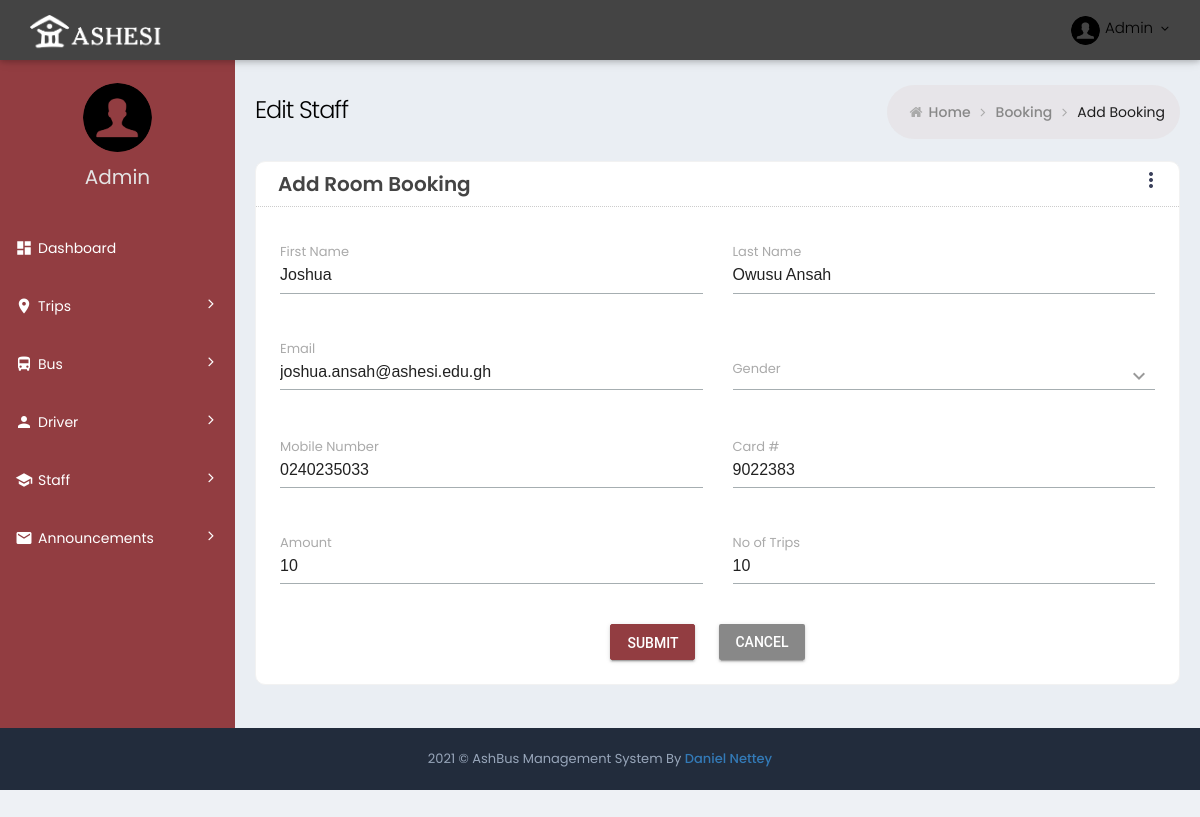
/editstaff/7/, run on the app's committed database.
### ashbus/ashbus_web/models.py (models this page shows, shortened)
class Staff(models.Model):
    card_id = models.CharField(max_length=10)
    amount = models.IntegerField(default=0)
    person = models.ForeignKey(Person, on_delete=models.CASCADE)
    password = models.CharField(max_length=20, default="")

class Person(models.Model):
    email = models.CharField(max_length=40)
    first_name = models.CharField(max_length=20)
    last_name = models.CharField(max_length=20)
    mobile = models.CharField(max_length=20)
    gender = models.CharField(max_length=10)
    number_of_trips = models.IntegerField(default=0)

### ashbus/ashbus_web/views.py (the view)
# urls.py: path('editstaff/<int:staff_id>/', EditStaffView, name="edit_staff"),
def EditStaffView(request, staff_id):
    staff = Staff.objects.filter(id=staff_id)[0]
    person = Person.objects.filter(id=staff.person.id)[0]
    if request.method == "POST":
        try:
            person.first_name = request.POST.get('first_name')
            person.last_name = request.POST.get('last_name')
            person.gender = request.POST.get('gender')
            person.email = request.POST.get('email')
            person.gender = "Male"
            person.mobile = request.POST.get('mobile')
            staff.card_id = request.POST.get('card_id')
            staff.amount = request.POST.get('amount')
            person.number_of_trips = request.POST.get('number_of_trips')
            staff.save()
            person.save()
            return render(request, 'edit_staff.html', {"staff":staff})
        except Exception :
            raise Exception
            return render(request,"Something went wrong")
    else:
        return render(request, 'edit_staff.html', {"staff":staff})

### ashbus/ashbus_web/templates/edit_staff.html (shortened to what this page needs)
{% extends 'innerBase.html'  %}
{% block Content %}
<div class="page-content-wrapper">
	<div class="page-content">
		<div class="page-bar">
			<div class="page-title-breadcrumb">
				<div class=" pull-left">
					<div class="page-title">Edit Staff </div>
				</div>
				<ol class="breadcrumb page-breadcrumb pull-right">
					<li><i class="fa fa-home"></i>&nbsp;<a class="parent-item"
							href="{% url 'index' %}">Home</a>&nbsp;<i class="fa fa-angle-right"></i>
					</li>
					<li><a class="parent-item" href="">Booking</a>&nbsp;<i class="fa fa-angle-right"></i>
					</li>
					<li class="active">Add Booking</li>
				</ol>
			</div>
		</div>
		<div class="row">
			<div class="col-sm-12">
				<div class="card-box">
					<div class="card-head">
						<header>Add Room Booking</header>
						<button id="panel-button"
							class="mdl-button mdl-js-button mdl-button--icon pull-right"
							data-upgraded=",MaterialButton">
							<i class="material-icons">more_vert</i>
						</button>
					</div>
					<form action="{% url 'edit_staff' staff.id %}"  method="POST"  class="">
						<div class="card-body row">
							<div class="col-lg-6 p-t-20">
								<div
									class="mdl-textfield mdl-js-textfield mdl-textfield--floating-label txt-full-width">
									<input class="mdl-textfield__input" type="text" name="first_name" id="txtFirstName" value="{{ staff.person.first_name }}">
									<label class="mdl-textfield__label">First Name</label>
								</div>
							</div>
							<div class="col-lg-6 p-t-20">
								<div
									class="mdl-textfield mdl-js-textfield mdl-textfield--floating-label txt-full-width">
									<input class="mdl-textfield__input" type="text" name="last_name" id="txtLasttName" value="{{ staff.person.last_name }}">
									<label class="mdl-textfield__label">Last Name</label>
								</div>
							</div>
							<div class="col-lg-6 p-t-20">
								<div
									class="mdl-textfield mdl-js-textfield mdl-textfield--floating-label txt-full-width">
									<input class="mdl-textfield__input" type="email" name="email" id="txtemail" value="{{ staff.person.email }}">
									<label class="mdl-textfield__label">Email</label>
								</div>
							</div>
							<div class="col-lg-6 p-t-20">
								<div
									class="mdl-textfield mdl-js-textfield mdl-textfield--floating-label getmdl-select getmdl-select__fix-height txt-full-width">
									<input class="mdl-textfield__input" type="text" id="sample2" value=""
										readonly tabIndex="-1" data-val="{{ staff.person.gender }}">
									<label for="sample2" class="pull-right margin-0">
										<i class="mdl-icon-toggle__label material-icons">keyboard_arrow_down</i>
									</label>
									<label for="sample2" class="mdl-textfield__label">Gender</label>
								</div>
							</div>
							<div class="col-lg-6 p-t-20">
								<div
									class="mdl-textfield mdl-js-textfield mdl-textfield--floating-label txt-full-width">
									<input class="mdl-textfield__input" type="text" name="mobile" value="{{ staff.person.mobile }}"
										pattern="-?[0-9]*(\.[0-9]+)?" id="text5">
									<label class="mdl-textfield__label" for="text5">Mobile Number</label>
								</div>
							</div>
							<div class="col-lg-6 p-t-20">
								<div
									class="mdl-textfield mdl-js-textfield mdl-textfield--floating-label txt-full-width">
									<input class="mdl-textfield__input" maxlength="10" type="text" name="card_id" id="card_id" value="{{ staff.card_id }}">
									<label class="mdl-textfield__label">Card #</label>
								</div>
							</div>
							<div class="col-lg-6 p-t-20">
								<div
									class="mdl-textfield mdl-js-textfield mdl-textfield--floating-label txt-full-width">
									<input class="mdl-textfield__input" type="number" id="amount" name="amount" value="{{ staff.amount }}">
									<label class="mdl-textfield__label">Amount</label>
								</div>
							</div>
							<div class="col-lg-6 p-t-20">
								<div
									class="mdl-textfield mdl-js-textfield mdl-textfield--floating-label txt-full-width">
									<input class="mdl-textfield__input" type="number" id="number_trips" name="number_of_trips" value="{{ staff.person.number_of_trips }}">
									<label class="mdl-textfield__label">No of Trips</label>
								</div>
							</div>
							<div class="col-lg-12 p-t-20 text-center">
								<button type="submit" value="submit"
									class="mdl-button mdl-js-button mdl-button--raised mdl-js-ripple-effect m-b-10 m-r-20 btn-pink">Submit</button>
								<a href="{% url 'index' %}">
									<button type="button"
									class="mdl-button mdl-js-button mdl-button--raised mdl-js-ripple-effect m-b-10 btn-default">Cancel</button>
								</a>
							</div>
						</div>
					</form>
				</div>
			</div>
		</div>
	</div>
</div>
{% endblock Content %}

### ashbus/ashbus_web/static/css/material_style.css (style rules this page uses)
.material-icons { font-family: 'Material Icons'; font-weight: normal; font-style: normal; font-size: 24px; display: inline-block; line-height: 1; text-transform: none; letter-spacing: normal; word-wrap: normal; white-space: nowrap; direction: ltr; -webkit-font-smoothing: antialiased; text-rendering: optimizeLegibility; -moz-osx-font-smoothing: grayscale; font-feature-settings: 'liga'; }
.mdl-textfield__label:after { bottom: 13px !important; }
.getmdl-select .mdl-icon-toggle__label { float: right; margin-top: -30px; color: rgba(0,0,0,0.4); }
.mdl-textfield__label { color: #AAAAAA !important; font-size: 13px !important; }
.mdl-textfield__input { border-bottom: 1px solid #a6aeb1 !important; }
.mdl-textfield__label:after { background-color: #49cdd0; }
.txt-full-width { width: 100% !important; }
.mdl-js-button { right: 10px; }

### ashbus/ashbus_web/static/css/responsive.css (style rules this page uses)
@media (min-width:992px) { .page-content-wrapper { float: left; width: 100% } }
@media (min-width:992px) { .page-content-wrapper .page-content { margin-left: 235px; margin-top: 0; min-height: 600px; padding: 25px 20px 10px } }

### ashbus/ashbus_web/static/css/theme-color.css (style rules this page uses)
:root { --sidebar-color: #ffffff; --sidebar-font-color: #4680ff; --logo-color: #222c3c; --header-color: #6673FC; }

### data on the page
Staff: first_name "Joshua", last_name "Owusu Ansah", email "joshua.ansah@ashesi.edu.gh", mobile "0240235033", card_id "9022383", amount "10", number_of_trips "10"
